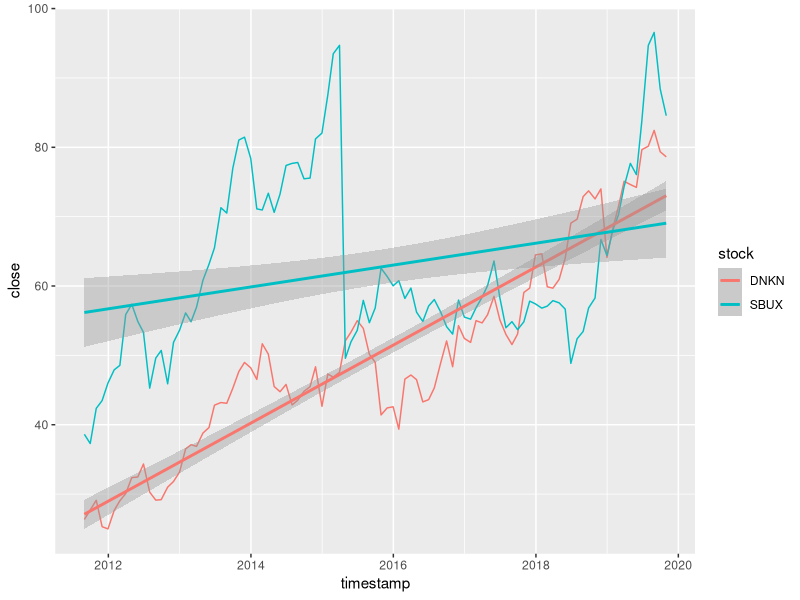
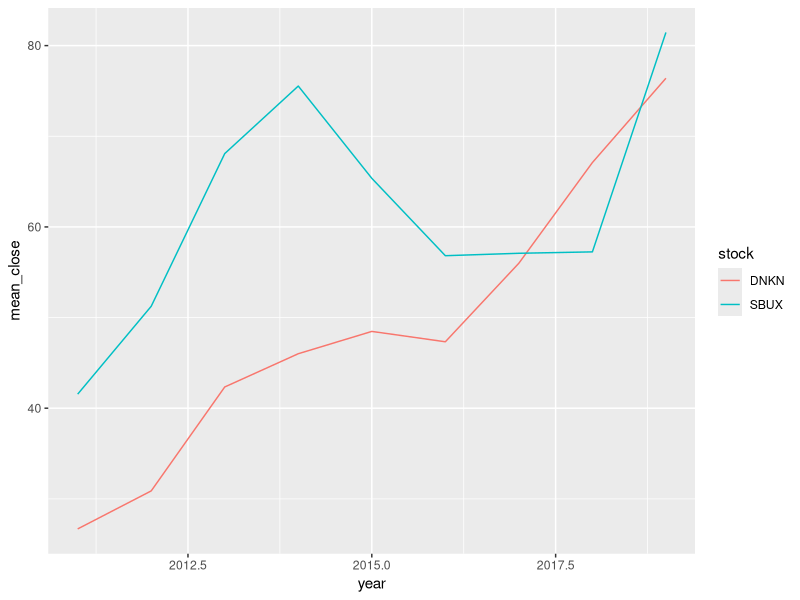

Write R code to recreate these figures, in order.
library(tidyverse)
library(lubridate)
library(zoo)

# DNKN <- read_csv("data/monthly_DNKN.csv")
# SBUX <- read_csv("data/monthly_SBUX.csv")
#
# DNKN <- DNKN %>%
#   select(timestamp, close)
# SBUX <- SBUX %>%
#   select(timestamp, close)
#
# DNKN <- DNKN %>%
#   slice(2:100)
# SBUX <- SBUX %>%
#   slice(2:100)
# 
# DNKN %>% write_csv("data/modified_DNKN.csv")
# SBUX %>% write_csv("data/modified_SBUX.csv")

DNKN <- read_csv("data/modified_DNKN.csv")
SBUX <- read_csv("data/modified_SBUX.csv")

DNKN <- DNKN %>%
  mutate(stock = "DNKN")
SBUX <- SBUX %>%
  mutate(stock = "SBUX")

D_S <- tibble(
  timestamp = c(DNKN %>%
                  pull(timestamp),
                SBUX %>%
                  pull(timestamp)),
  stock = c(DNKN %>%
              pull(stock),
            SBUX %>%
              pull(stock)),
  close = c(DNKN %>%
              pull(close),
            SBUX %>%
              pull(close))
)

D_S %>%
  group_by(stock) %>%
  ggplot() +
  geom_line(mapping = aes(x = timestamp, y = close, color = stock))+
  geom_smooth(mapping = aes(timestamp,close,color=stock),method = "lm")


SBUX<-SBUX %>% 
  arrange(timestamp)
DNKN<-DNKN %>% 
  arrange(timestamp)

Starbucks_average_growth_rate<-(head(SBUX,1)$close/tail(SBUX,1)$close)/7*100

Dunkin_average_growth_rate<-(head(DNKN,1)$close/tail(DNKN,1)$close)/7*100




Starbucks_intercepts<-lm(SBUX$close~SBUX$timestamp)[1]$coefficient
Starbucks_monthly_average_growth_rate<-(-atan(Starbucks_intercepts[1]/Starbucks_intercepts[2]))

Dunkin_intercepts<-lm(DNKN$close~DNKN$timestamp)[1]$coefficient
Dunkin_monthly_average_growth_rate<-(-atan(Dunkin_intercepts[1]/Dunkin_intercepts[2]))

# 
# lm(DNKN$close~DNKN$timestamp) %>% 
#   Coefficients

# 
# sim1_mod <- lm(close ~ timestamp, data = filter(D_S,stock=="DNKN"))
# coef(sim1_mod)
# 
# sim1_mod <- lm(close ~ timestamp, data = filter(D_S,stock=="SBUX"))
# coef(sim1_mod)



temp <- D_S %>%
  mutate(year = year(timestamp)) %>%
  group_by(year, stock) %>%
  summarize(mean_close = mean(close))

temp %>%
  group_by(stock) %>%
  ggplot() +
  geom_line(mapping = aes(x = year, y = mean_close, color = stock))

